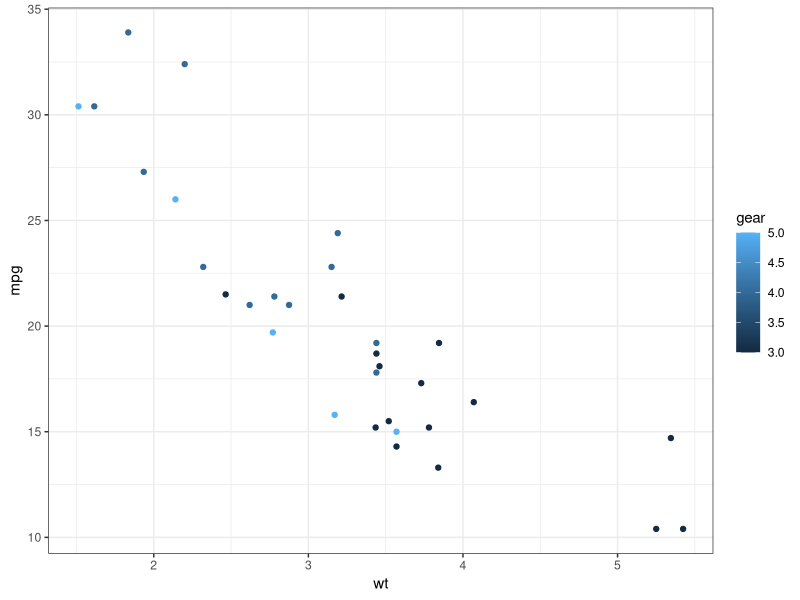
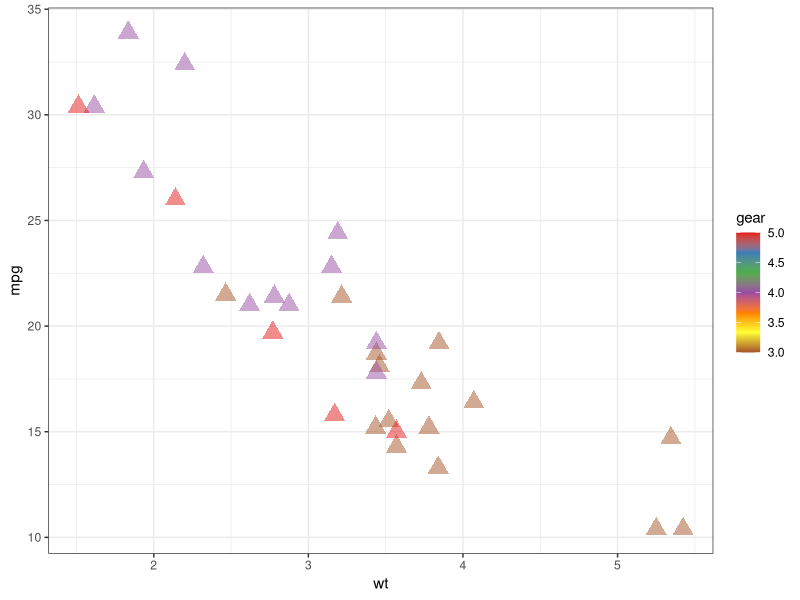
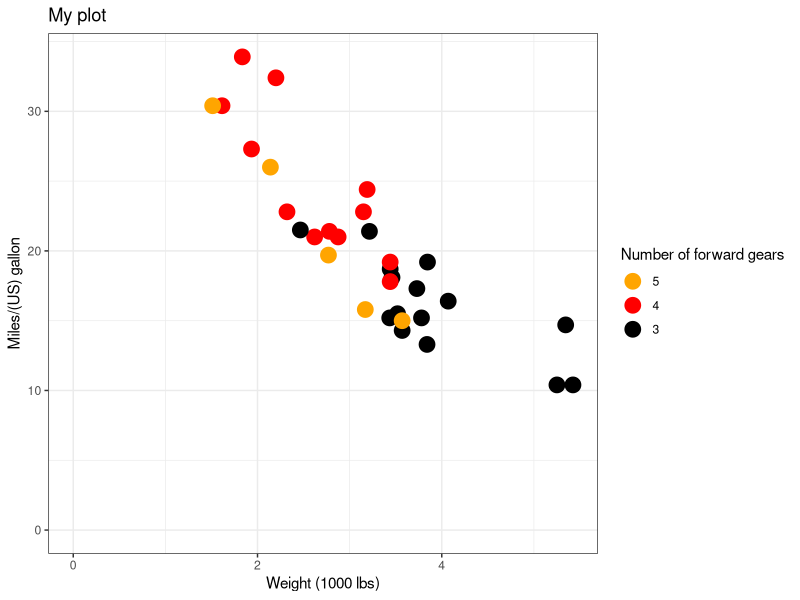
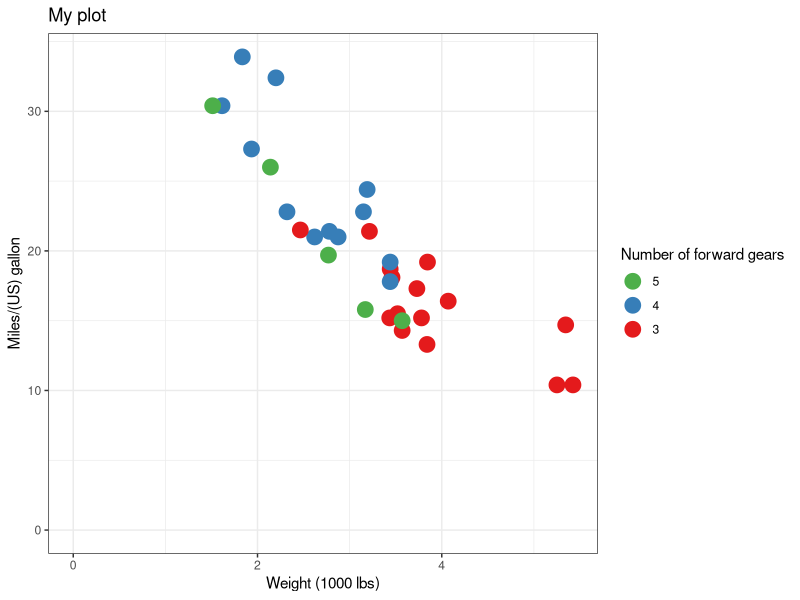
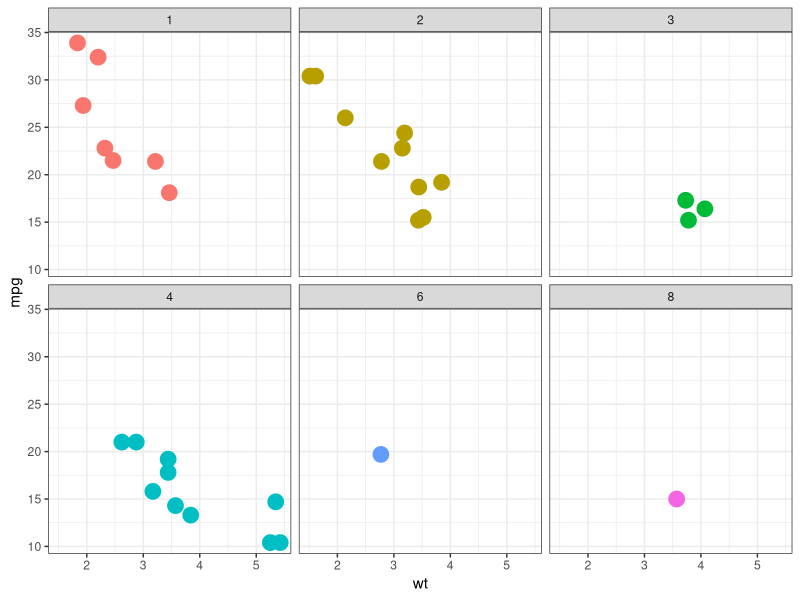
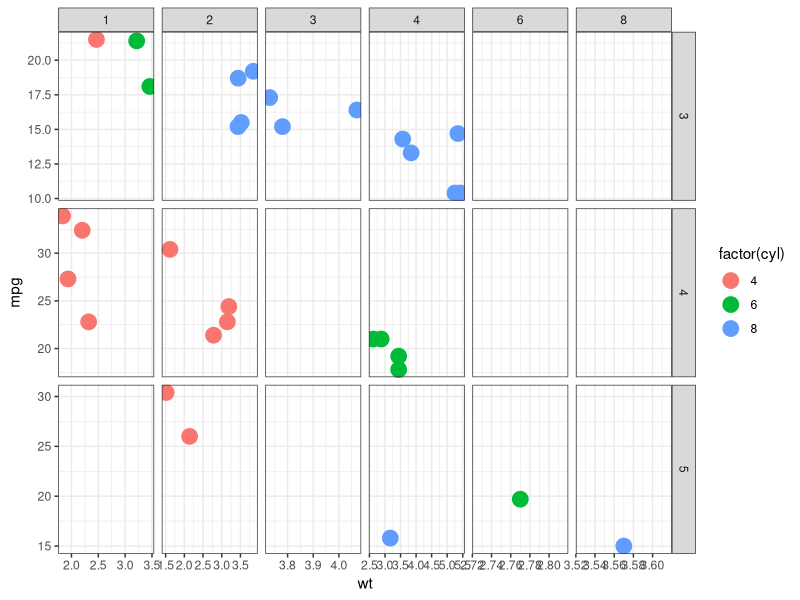
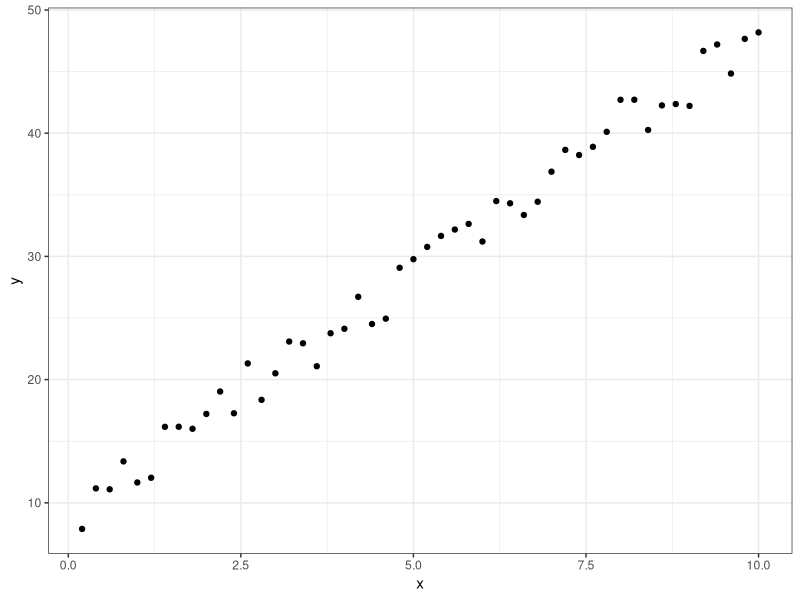
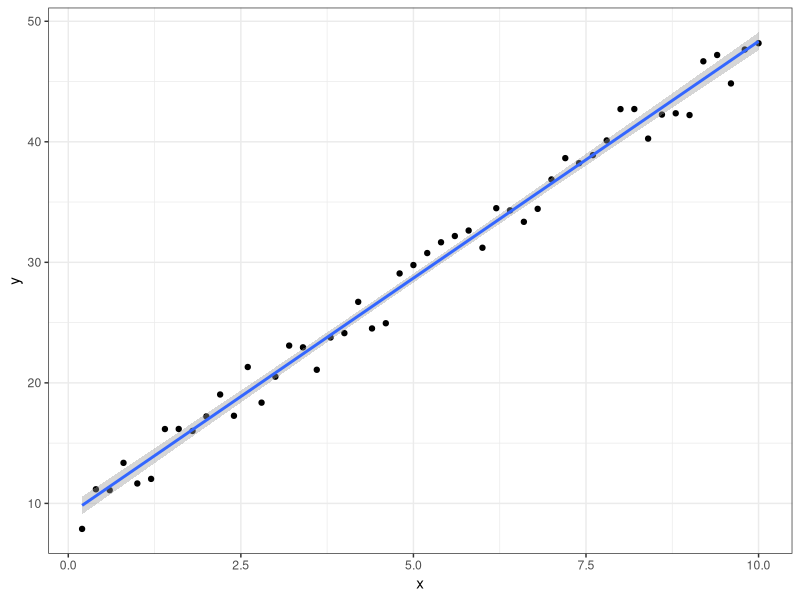

Recreate these plots in R, in order.
library(tidyverse)
library(patchwork)
theme_set(theme_bw())

# # # # # # # # # # # # # # # # # # # # # # # # # # 
## Exercise 1
# # # # # # # # # # # # # # # # # # # # # # # # # # 

# We will work with the well known table `mtcars` included in R:

?mtcars


### Basic stuff 1

# Modify the following code to add a color depending on the `gear` column:
mtcars |> # we work on the mtcars dataset, send it to ggplot
    # define the x and y variables of the plot, and also the color:
    ggplot(aes(x = wt, y = mpg, col=gear))+ 
        geom_point() # plot with points

# Now change the color and shape of the points, and add transparency
mtcars |> 
    ggplot(aes(x = wt, y = mpg, col=gear))+ 
        geom_point(shape=17, alpha=0.5, size=5)+
        scale_color_distiller(palette="Set1")

### Basic stuff 2

# What happens if you use `factor(gear)` instead?

P <- mtcars |> # we work on the mtcars dataset, send it to ggplot
    # define the x and y variables of the plot, and also the color:
    ggplot(aes(x = wt, y = mpg, color = factor(gear)))+ 
        geom_point(size=5) # plot with points

### Tuning the plot
# Using the previously defined plot P:
# Add nice labels : 
# - wt = Weight (1000 lbs)
# - mpg = Miles/(US) gallon
# - gear = Number of forward gears
# - title : add a title
# Set colors to :
# - ones you define yourself
# - ones you define from the palette 'Set1' from scale_color_brewer()
# Force the x and y ranges to reach 0
# Reorganise the gears in descending order in the legend

P + 
    labs(x="Weight (1000 lbs)", 
         y="Miles/(US) gallon", 
         color="Number of forward gears", 
         title="My plot") +
    scale_color_manual(values=c("black",'red','orange')) +
    coord_cartesian(xlim=c(0,NA), ylim=c(0,NA)) +
    guides(color=guide_legend(reverse=TRUE))

P + 
    labs(x="Weight (1000 lbs)", 
         y="Miles/(US) gallon", 
         color="Number of forward gears", 
         title="My plot") +
    scale_color_brewer(palette="Set1") +
    coord_cartesian(xlim=c(0,NA), ylim=c(0,NA)) +
    guides(color=guide_legend(reverse=TRUE))

### Faceting 1

# Modify the following code to place each `carb` in a different facet. Also add a color, but remove the legend.
mtcars |> # we work on the mtcars dataset, send it to ggplot
    ggplot(aes(x = wt, y = mpg, color=factor(carb)))+ # define the x and y variables of the plot, and also the color
        geom_point(size=5) +   # plot with points
        facet_wrap(~carb) + # add a faceting
        theme(legend.position = 'none')       # remove the legend


### Faceting 2

# Modify the following code to arrange `mpg` vs `wt` plots on a grid showing `gear` vs `carb`. Also add a color depending on `cyl`. Also, try adding a free `x` scale range, or a free `y` scale range, or free `x` and `y` scale ranges.
mtcars |> # we work on the mtcars dataset, send it to ggplot
    ggplot(aes(x = wt, y = mpg, color=factor(cyl)))+ # define the x and y variables of the plot, and also the color
        geom_point(size=5) +   # plot with points
        facet_grid(gear ~ carb, scales = 'free') # add a faceting


# # # # # # # # # # # # # # # # # # # # # # # # # 
## Exercise 2
# # # # # # # # # # # # # # # # # # # # # # # # # 

# We will look at data loaded into `df`. 
df <- read_table("Data/exo_fit.txt")
df

# Using `ggplot`, plot `y` as a function of `x` with points and save it into `Py`:

Py <- df |> 
    ggplot(aes(x = x, y = y))+ 
        geom_point()
Py

# Add a straight line in `Py` resulting from a linear fit:

Py <- Py +
    geom_smooth(method="lm")
Py

# Using `ggplot`, plot `z` as a function of `x` with a red line and save it into `Pz`:

Pz <- df |> 
    ggplot(aes(x = x, y = z))+ 
        geom_line(color="red")
Pz

# Using `ggplot`, plot a histogram of `w` with transparent blue bars surrounded by a red line, and save it into `Pw`. You can play with the number of bins too.

Pw <- df |> 
    ggplot(aes(x = w))+ 
        geom_histogram(color="red", fill="blue", alpha=0.5, bins=20)
Pw

# Using `ggplot`, plot a density of `u` with a transparent blue area surrounded by a red line, and save it into `Pu`. Play with the `bw` parameter so that you see many peaks.

Pu <- df |> 
    ggplot(aes(x = u))+ 
        geom_density(color="red", fill="blue", alpha=0.5, bw=0.1)
Pu

# Using `patchwork`, gather the previous plots on a 2x2 grid.
library(patchwork)
Py+Pz+Pw+Pu

# Using `patchwork`, gather the previous plots on a grid with 3 plots in the 1st row, and one large plot in the 2nd row. Using `plot_annotation()`, add tags such as (a), (b)...

(Py+Pz+Pw)/Pu + plot_annotation(tag_levels = 'a', tag_suffix = ')')


# # # # # # # # # # # # # # # # # # # # # # # # # 
## Exercise 3
# # # # # # # # # # # # # # # # # # # # # # # # # 

# Let's work on `faithfuld` and plot as a 3D color plot the density, as a function of eruptions vs waiting
# Plot with geom_contour_filled() or geom_raster() and see the difference
# Add big red diamond points in (4.4, 80) and (1.94, 53) using either geom_point() or annotate("point", ...)

faithfuld |> 
    ggplot(aes(x=waiting, y=eruptions, z=density))+
        geom_contour_filled()

faithfuld |> 
    ggplot(aes(x=waiting, y=eruptions, fill=density))+
        geom_raster(interpolate = TRUE)+
        scale_fill_viridis_c(option='B')



